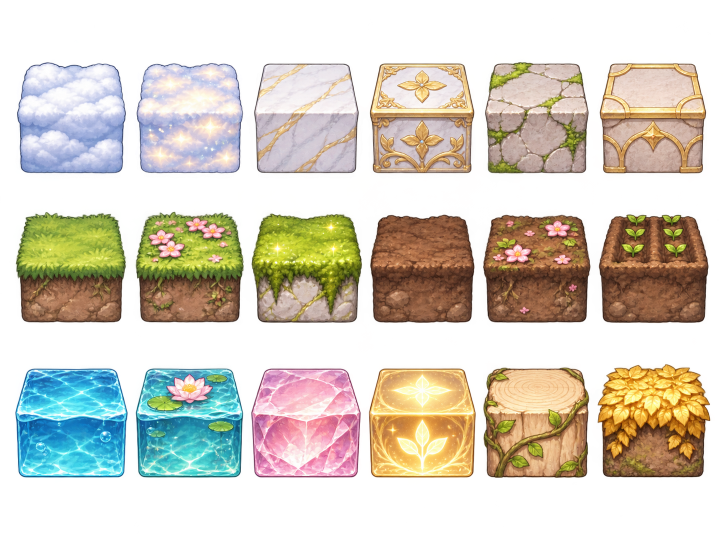
#> input picture assets-src/celestial-blocks-34.png, 1448 x 1086 px, given in place of dungeon-cave.png, which was not available (shown at 1/2 size)
$ python extract-landmarks.py
#> lines starting #> are read from the running program, lines starting #| are printed output that depends on the picture; after the words box and inside, x2 and y2 are one past the last pixel; in counts of white or black regions, pixels touching at a corner belong together
#!/usr/bin/env python3
"""Marcos do mundo desenhados soltos (entrada do Covil das Aranhas): PNG transparente → sprite recortado.

  assets-src/<nome>.png → src/assets/<nome>.png com WIDTH px de largura (o render desenha com a largura em células
  da tabela em render/textures.ts; a base do desenho fica no pé da célula âncora).
Uso: python3 scripts/extract-landmarks.py && python3 scripts/optimize-assets.py
"""
from pathlib import Path

import numpy as np
from PIL import Image

ROOT = Path(__file__).resolve().parent.parent
NAMES = {'dungeon-cave': 320}

for name, width in NAMES.items():
    a = np.asarray(Image.open(ROOT / 'assets-src' / f'{name}.png').convert('RGBA')).copy()
#> a is the input picture: shape (1086, 1448, 4); mean R, G, B, A 101.5, 93.1, 75.4, 124.2
    a[..., 3][a[..., 3] < 60] = 0
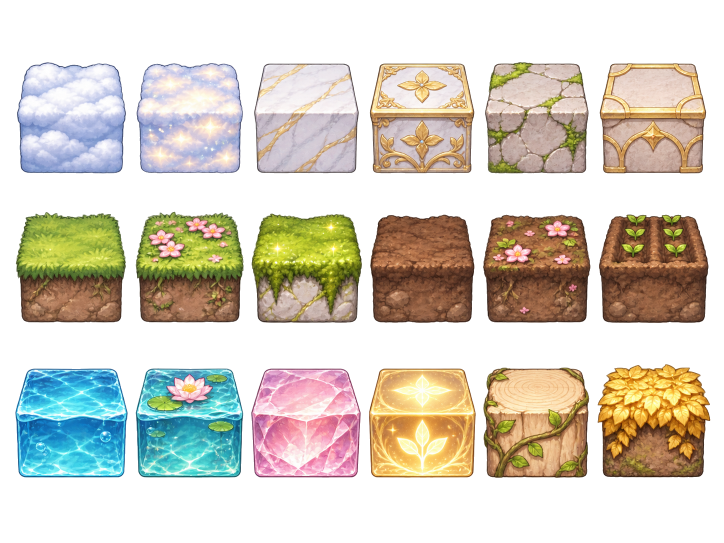
#> a: shape (1086, 1448, 4) (shown at 1/2 size); 10.65% of pixels changed, all inside (x1, y1, x2, y2) = (0, 8, 1448, 1086); transparent parts drawn white
    solid = a[..., 3] > 0
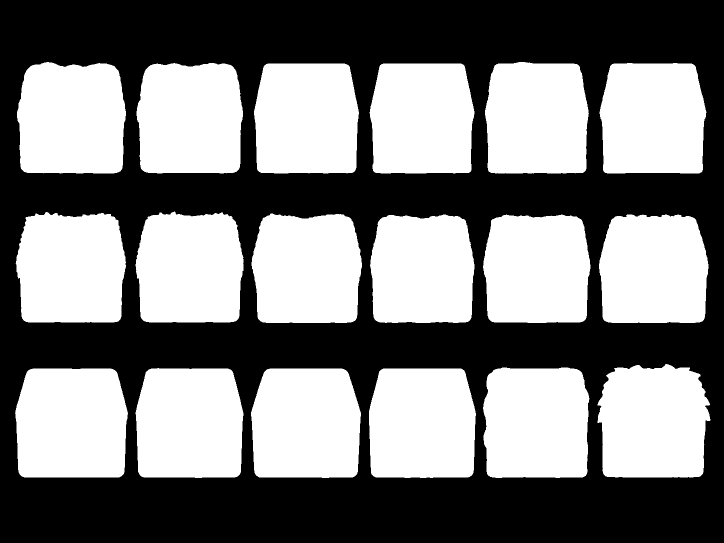
#> solid: shape (1086, 1448) bool (shown at 1/2 size); 49.8% white; 18 white regions, largest, box (x1, y1, x2, y2) and area: (30, 737, 256, 955) 45773, (1195, 728, 1421, 955) 44488, (502, 737, 722, 956) 44417
    ys = np.nonzero(solid.sum(axis=1) >= 4)[0]
#> ys = 673 values from 124 to 955
    xs = np.nonzero(solid.sum(axis=0) >= 4)[0]
#> xs = 1317 values from 31 to 1419
    im = Image.fromarray(a, 'RGBA').crop((xs.min(), ys.min(), xs.max() + 1, ys.max() + 1))
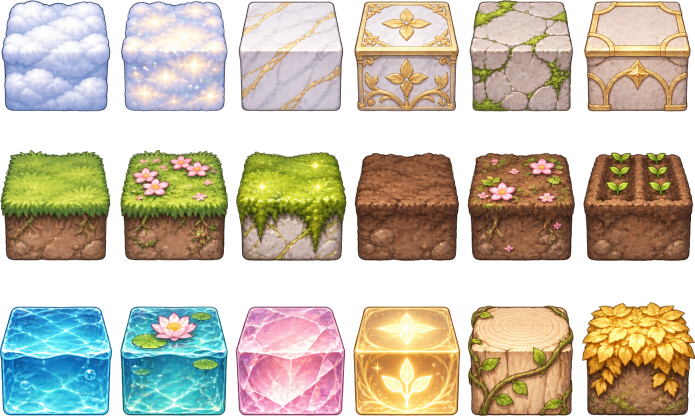
#> im: PIL image 1389x832 RGBA (shown at 1/2 size); mean R, G, B, A 135.9, 124.2, 100.8, 168.5; transparent parts drawn white
    im = im.resize((width, round(im.height * width / im.width)), Image.LANCZOS)
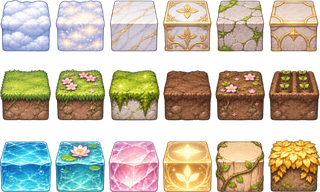
#> im: PIL image 320x192 RGBA; mean R, G, B, A 119.6, 110.3, 91.3, 168.9; transparent parts drawn white
    im.save(ROOT / 'src' / 'assets' / f'{name}.png', optimize=True)
    print(name, im.size)
#| dungeon-cave (320, 192)
